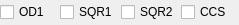
<?xml version="1.0" encoding="UTF-8"?>
<ui version="4.0">
 <class>Form</class>
 <widget class="QWidget" name="Form">
  <property name="geometry">
   <rect>
    <x>0</x>
    <y>0</y>
    <width>239</width>
    <height>25</height>
   </rect>
  </property>
  <property name="windowTitle">
   <string>Form</string>
  </property>
  <property name="styleSheet">
   <string notr="true"/>
  </property>
  <layout class="QVBoxLayout" name="verticalLayout">
   <property name="spacing">
    <number>0</number>
   </property>
   <property name="margin">
    <number>0</number>
   </property>
   <item>
    <layout class="QHBoxLayout" name="widgetLayout">
     <property name="spacing">
      <number>2</number>
     </property>
     <property name="topMargin">
      <number>0</number>
     </property>
     <item>
      <widget class="QCheckBox" name="OD1">
       <property name="font">
        <font>
         <pointsize>9</pointsize>
        </font>
       </property>
       <property name="text">
        <string>OD1</string>
       </property>
      </widget>
     </item>
     <item>
      <widget class="QCheckBox" name="SQR1">
       <property name="font">
        <font>
         <pointsize>9</pointsize>
        </font>
       </property>
       <property name="text">
        <string>SQR1</string>
       </property>
      </widget>
     </item>
     <item>
      <widget class="QCheckBox" name="SQR2">
       <property name="font">
        <font>
         <pointsize>9</pointsize>
        </font>
       </property>
       <property name="text">
        <string>SQR2</string>
       </property>
      </widget>
     </item>
     <item>
      <widget class="QCheckBox" name="CCS">
       <property name="font">
        <font>
         <pointsize>9</pointsize>
        </font>
       </property>
       <property name="text">
        <string>CCS</string>
       </property>
      </widget>
     </item>
    </layout>
   </item>
  </layout>
 </widget>
 <resources/>
 <connections>
  <connection>
   <sender>OD1</sender>
   <signal>toggled(bool)</signal>
   <receiver>Form</receiver>
   <slot>setOD1(bool)</slot>
   <hints>
    <hint type="sourcelabel">
     <x>37</x>
     <y>13</y>
    </hint>
    <hint type="destinationlabel">
     <x>33</x>
     <y>39</y>
    </hint>
   </hints>
  </connection>
  <connection>
   <sender>SQR1</sender>
   <signal>toggled(bool)</signal>
   <receiver>Form</receiver>
   <slot>setSQR1(bool)</slot>
   <hints>
    <hint type="sourcelabel">
     <x>81</x>
     <y>14</y>
    </hint>
    <hint type="destinationlabel">
     <x>83</x>
     <y>40</y>
    </hint>
   </hints>
  </connection>
  <connection>
   <sender>SQR2</sender>
   <signal>toggled(bool)</signal>
   <receiver>Form</receiver>
   <slot>setSQR2(bool)</slot>
   <hints>
    <hint type="sourcelabel">
     <x>160</x>
     <y>19</y>
    </hint>
    <hint type="destinationlabel">
     <x>151</x>
     <y>61</y>
    </hint>
   </hints>
  </connection>
  <connection>
   <sender>CCS</sender>
   <signal>toggled(bool)</signal>
   <receiver>Form</receiver>
   <slot>setCCS(bool)</slot>
   <hints>
    <hint type="sourcelabel">
     <x>196</x>
     <y>13</y>
    </hint>
    <hint type="destinationlabel">
     <x>194</x>
     <y>62</y>
    </hint>
   </hints>
  </connection>
 </connections>
 <slots>
  <slot>sliderChanged(int)</slot>
  <slot>spinboxChanged(double)</slot>
  <slot>setOD1(bool)</slot>
  <slot>setSQR1(bool)</slot>
  <slot>setSQR2(bool)</slot>
  <slot>setCCS(bool)</slot>
 </slots>
</ui>
